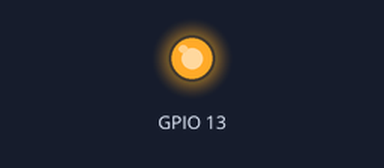
Bench run of a program on a simulated Raspberry Pi (BCM pin numbers), started with the argument 3. On the bench: output pins drawn as LEDs (lit = HIGH). At 3.0 s the program stops and its outputs stay as they are.

Above: at 0.1 s.
At 3.1 s:
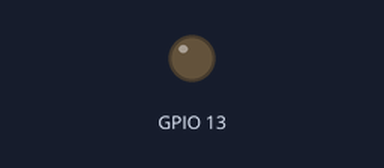
Timing chart, 0 to 4.5 s (numbered marks = the images above):
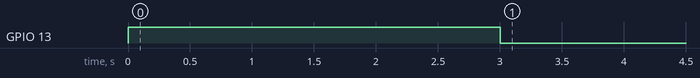

Measured:
- by itself, GPIO 13: LOW → HIGH at 0.00 s, → LOW 3.0 s later

The program:

buzzer.py
```python
import RPi.GPIO as GPIO
import time
import sys
GPIO.setmode(GPIO.BCM)
GPIO.setwarnings(False)

#RED = 13 ; YELLOW = 19 ; GREEN = 26

GPIO.setup(13, GPIO.OUT)

GPIO.output(13, 1)
time.sleep(int(sys.argv[1]))
GPIO.output(13, 0)
```
